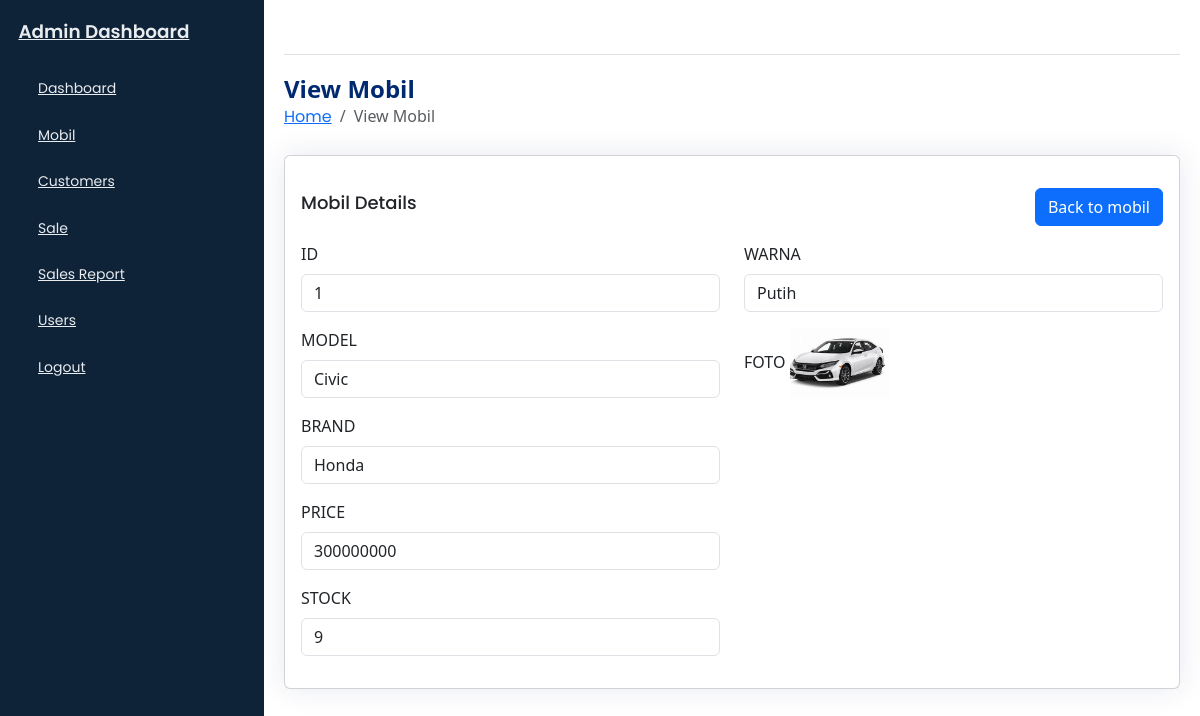
Screenshot of /admin/view_mobil.php?id=1 (signed in) with the database file from the repository.
### tables this page shows
CREATE TABLE `mobil` (
  `mobil_id` int(11) NOT NULL,
  `model` varchar(100) NOT NULL,
  `brand` varchar(100) NOT NULL,
  `price` varchar(20) NOT NULL,
  `warna` varchar(50) NOT NULL,
  `stock` int(11) DEFAULT 0,
  `foto` varchar(300) DEFAULT NULL,
  `created_at` timestamp NOT NULL DEFAULT current_timestamp()
);

### admin/view_mobil.php (the view, shortened to what this page needs)
<?php
require_once '../config.php';
$mobil_id = $_GET['id'] ?? null;
$sql = "SELECT * FROM mobil WHERE mobil_id=?";
$stmt = $conn->prepare($sql);
$stmt->bind_param("i", $mobil_id);
$stmt->execute();
$result = $stmt->get_result();
$mobil = $result->fetch_assoc();
?>
<!DOCTYPE html>
<html lang="en">
<head>
    <?php include 'template/header.php'; ?>
    <link rel="stylesheet" href="path/to/bootstrap.css">
</head>
<body>
    <div class="wrapper">
        <?php include 'template/sidebar.php'; ?>
        <main id="main" class="main">
            <?php include 'template/nav.php'; ?>
            <div class="pagetitle">
                <h1>View Mobil</h1>
                <nav>
                    <ol class="breadcrumb">
                        <li class="breadcrumb-item"><a href="index.html">Home</a></li>
                        <li class="breadcrumb-item active">View Mobil</li>
                    </ol>
                </nav>
            </div>
            <section class="section">
                <div class="card">
                    <div class="card-body">
                        <div class="d-flex justify-content-between">
                            <h5 class="card-title">Mobil Details</h5>
                            <a href="manage_mobil.php" class="btn btn-primary mt-3 mb-3">Back to mobil</a>
                        </div>
                        <form>
                            <div class="row">
                                <div class="col-md-6">
                                    <div class="mb-3">
                                        <label for="mobil_id" class="form-label">ID</label>
                                        <input type="text" id="mobil_id" class="form-control" value="<?php echo htmlspecialchars($mobil['mobil_id']); ?>" readonly>
                                    </div>
                                    <div class="mb-3">
                                        <label for="model" class="form-label">MODEL</label>
                                        <input type="text" id="model" class="form-control" value="<?php echo htmlspecialchars($mobil['model']); ?>" readonly>
                                    </div>
                                    <div class="mb-3">
                                        <label for="brand" class="form-label">BRAND</label>
                                        <input type="text" id="brand" class="form-control" value="<?php echo htmlspecialchars($mobil['brand']); ?>" readonly>
                                    </div>
                                    <div class="mb-3">
                                        <label for="price" class="form-label">PRICE</label>
                                        <input type="text" id="price" class="form-control" value="<?php echo htmlspecialchars($mobil['price']); ?>" readonly>
                                    </div>
                                    <div class="mb-3">
                                        <label for="stock" class="form-label">STOCK</label>
                                        <input type="text" id="stock" class="form-control" value="<?php echo htmlspecialchars($mobil['stock']); ?>" readonly>
                                    </div>
                                </div>
                                <div class="col-md-6">
                                    <div class="mb-3">
                                        <label for="warna" class="form-label">WARNA</label>
                                        <input type="text" id="warna" class="form-control" value="<?php echo htmlspecialchars($mobil['warna']); ?>" readonly>
                                    </div>
                                    <div class="mb-3">
                                        <label for="foto" class="form-label">FOTO</label>
                                        <img src="<?php echo htmlspecialchars($mobil['foto']); ?>" alt="foto Image" width="100" data-bs-toggle="modal" data-bs-target="#fotolModal" style="cursor: pointer;">
                                    </div>
                                </div>
                            </div>
                        </form>
                    </div>
                </div>
            </section>
        </main>
    </div>
</body>
</html>

### admin/assets/css/style.css (style rules this page uses)
body { font-family: "Poppins", sans-serif; font-size: 0.875rem; opacity: 1; overflow-y: scroll; background: #f6f9ff; color: #444444; }
a { cursor: pointer; text-decoration: none; font-family: "Poppins", sans-serif; }
li { list-style: none; }
.wrapper { align-items: stretch; display: flex; width: 100%; }
.main { display: flex; flex-direction: column; min-height: 100vh; min-width: 0; overflow: hidden; transition: all 0.35s ease-in-out; width: 100%; padding: 0 20px 30px; }
.pagetitle { margin-bottom: 10px; margin-top: 20px; }
.pagetitle h1 { font-size: 24px; margin-bottom: 0; font-weight: 600; color: #012970; }
.card { margin-bottom: 30px; border: none; background-color: white; border-radius: 5px; box-shadow: 0px 0 30px rgba(1, 41, 112, 0.1); }
.card-title { padding: 20px 0 15px 0; font-size: 18px; font-weight: 500; color: #012970; font-family: "Poppins", sans-serif; }
.card-body { padding: 0 20px 20px 20px; }

### rows the page displays
mobil: mobil_id "1", model "Civic", brand "Honda", price "300000000", stock "9", warna "Putih", foto (picture)
